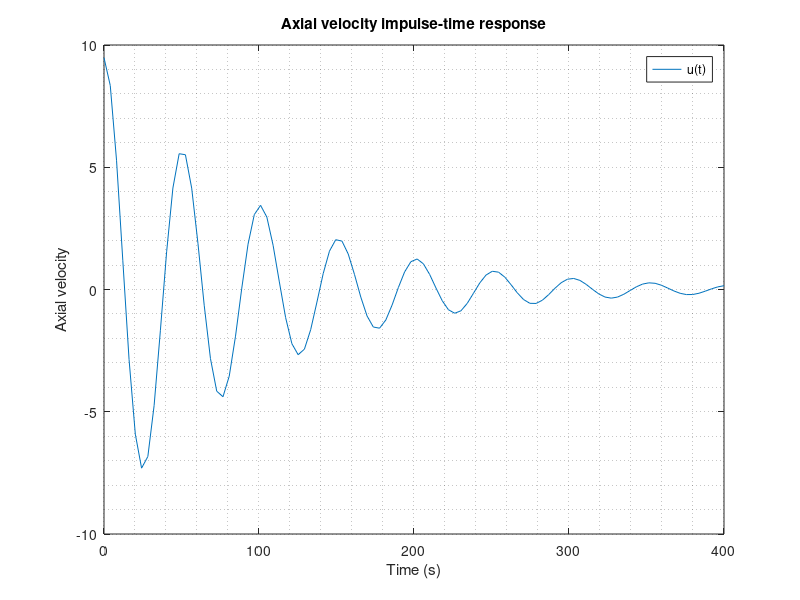
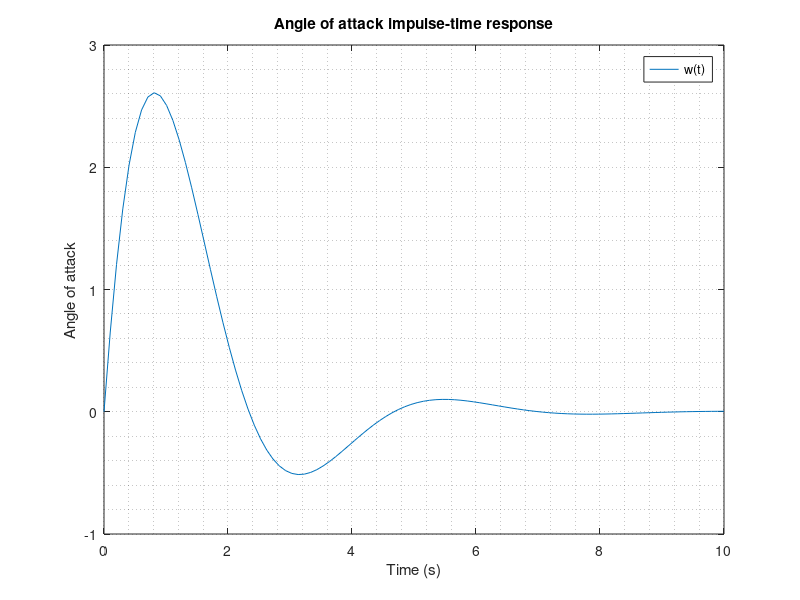
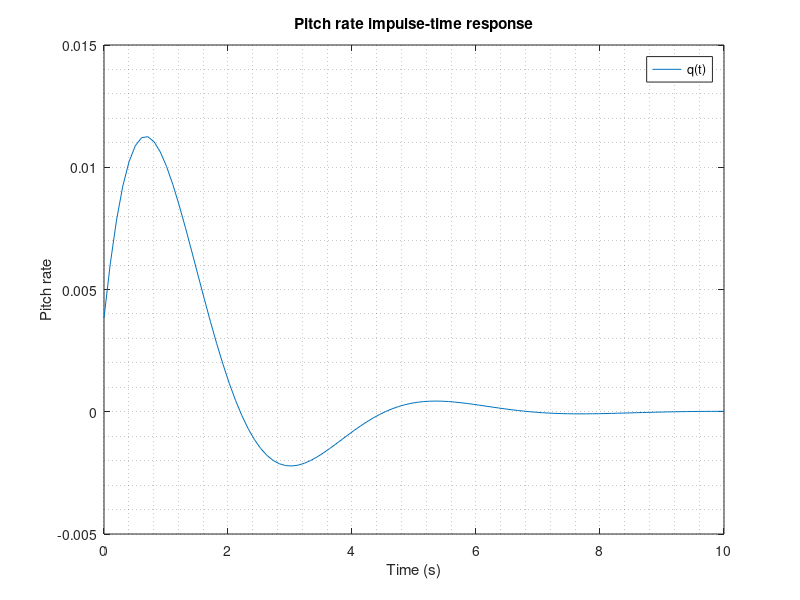
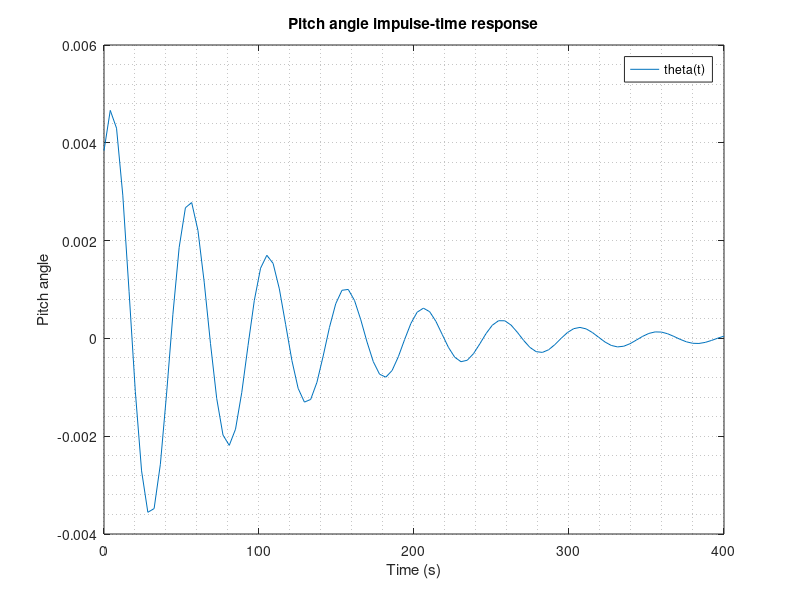

Write MATLAB code to recreate these figures, in order.
% %-------------------------------------------------------------------------
% %                       DM FLIGHT MECHANIC
% %-------------------------------------------------------------------------
% %
% %   Full name : Quentin Gourier
% %   Class : A4 SET1
% %   Assignment code : Aé421 (P. Yazigi)
% %
% %-------------------------------------------------------------------------
% %                             DATA
% %-------------------------------------------------------------------------

g = 9.81; %gravity

%aircraft data of lateral stability
h = 6096; %alt
rho = 0.653; %air density
U0 = 94.8; %speed
M = 0.3; %mach number
center_gravity = 0.263;
theta_0 = deg2rad(2.2); % 2.2 deg
omega_0 = 0;

%aircraft data
S = 21.81; %wing area
b = 11.44; %wingspan
c_bar = 2.05; %wing mean chord
A = 6.00; %aspect ratio
e = 0.89; %oswald number
m = 6214; %mass
I_xx = 30048.7; 
I_yy = 26639.8;
I_zz = 55299.8;
I_xz = 606;

C_L_0 = 0.813;
C_D_0 = 0.135;
C_Tx0 = 0.025;
C_m0 = 0;
C_mt0 = 0;

C_m_u = 0;
C_m_alpha = -0.401;
C_m_d_alpha = -5;
C_m_q = -10;
C_m_t_u = 0;
C_m_t_alpha = 0;
C_L_u = 0;
C_L_alpha = 5.22;
C_l_d_alpha = 1.74;
C_L_delta_t = 0;
C_L_q = 3.9;
C_D_u = 0;
C_D_alpha = 0.54;
C_D_d_alpha = 0;
C_D_delta_t = 0;
C_D_q = 0;
C_T_u = 0;
C_L_delta_e = 0.34;
C_D_delta_e = 0;
C_m_delta_e = -0.89;
C_m_delta_t = 0;

C_y_beta = -0.72; C_y_p = 0; C_y_r = 0;
C_l_beta = -0.127; C_l_p = -0.57; C_l_r = 0.2;
C_n_beta = 0.049; C_n_p = -0.045; C_n_r = -0.16;
C_y_delta_r = 0.17; C_l_delta_r = -0.002; C_n_delta_r = -0.073;
C_y_delta_a = 0; C_l_delta_a = 0.14; C_n_delta_a = -0.009;

q_bar = 0.5*rho*U0^2; %dynamic pressure

Yv = (q_bar*S*C_y_beta)/(m*U0);
Yp = (q_bar*S*b*C_y_p)/(2*m*U0);
Yr = (q_bar*S*b*C_y_r)/(2*m*U0);

Lv = (q_bar*S*b*C_l_beta)/(I_xx*U0);
Lp = (q_bar*S*b^2*C_l_p)/(2*I_xx*U0);
Lr = (q_bar*S*b^2*C_l_r)/(2*I_xx*U0);

Nv = (q_bar*S*b*C_n_beta)/(I_zz*U0);
Np = (q_bar*S*b^2*C_n_p)/(2*I_zz*U0);
Nr = (q_bar*S*b^2*C_n_r)/(2*I_zz*U0);

Y_delta_r = (q_bar*S*C_y_delta_r)/(m*U0);
L_delta_r = (q_bar*S*b*C_l_delta_r)/(I_xx*U0);
N_delta_r = (q_bar*S*b*C_n_delta_r)/(I_zz*U0);

Y_delta_a = (q_bar*S*C_y_delta_a)/(m*U0);
L_delta_a = (q_bar*S*b*C_l_delta_a)/(I_xx*U0);
N_delta_a = (q_bar*S*b*C_n_delta_a)/(I_zz*U0);

% aircraft matrix elements of longitudinal stability
q_bar = 0.5*rho*U0^2;
X_u = -((0.5*rho*U0^2*S)/(m*U0))*(2*C_D_0+C_D_u);
X_w = ((q_bar*S)/(m*U0))*(C_L_0-(2/(pi*e*A))*(C_L_0*C_L_alpha));
Z_u = -((0.5*rho*U0^2*S)/(m*U0))*(2*C_L_0+C_L_u);
Z_w = -((0.5*rho*U0^2*S)/(m*U0))*(C_D_0+C_L_alpha);
Z_q = ((0.5*rho*U0^2*S*c_bar)/(2*m*U0))*C_L_q;
M_u = ((0.5*rho*U0^2*S*c_bar)/(I_yy*U0))*C_m_u;
M_w = ((0.5*rho*U0^2*S*c_bar)/(I_yy*U0))*C_m_alpha;
M_d_w = ((0.5*rho*U0^2*S*c_bar^2)/(2*I_yy*U0^2))*C_m_d_alpha;
M_q = ((0.5*rho*U0^2*S*c_bar^2)/(2*I_yy*U0))*C_m_q;

% elevator derivatives
X_delta_e = ((0.5*rho*U0^2*S)/(m*U0))*C_D_delta_e;
Z_delta_e = ((0.5*rho*U0^2*S)/(m*U0))*C_L_delta_e;
M_delta_e = ((0.5*rho*U0^2*S*c_bar)/(I_yy*U0))*C_m_delta_e;

% throttle derivatives
X_delta_t = ((0.5*rho*U0^2*S)/(m*U0))*C_D_delta_t;
Z_delta_t = ((0.5*rho*U0^2*S)/(m*U0))*C_L_delta_t;
M_delta_t = ((0.5*rho*U0^2*S*c_bar)/(I_yy*U0))*C_m_delta_t;



% %-------------------------------------------------------------------------
% %                   LONGITUDINAL STABILITY PART 
% %-------------------------------------------------------------------------

% 1. Equations of longitudinal motion ?
% See the values above and write it on.


% 2. The matrix A of aircraft ?

A = [X_u X_w 0 -g*cos(theta_0);
     Z_u Z_w U0 -g*sin(theta_0);
     M_u+Z_u*M_d_w M_w+Z_w*M_d_w M_q+U0*M_d_w 0;
     0 0 1 0]

B = [X_delta_e X_delta_t;
     Z_delta_e Z_delta_t;
     M_delta_e+Z_delta_e*M_d_w M_delta_t+Z_delta_t*M_d_w;
     0 0]
 
% 3. The characteristic equation ?
% See the matrices and write it on.

% 4. The eigenvalues of the system ?
lambda_vect = eig(A); %vecteur propre
disp(lambda_vect);

lambda_1 = lambda_vect(1,1);
lambda_2 = lambda_vect(2,1);
lambda_3 = lambda_vect(3,1);
lambda_4 = lambda_vect(4,1);

omega = [sqrt(real(lambda_1)^2+imag(lambda_1)^2) sqrt(real(lambda_3)^2+imag(lambda_3)^2)];
omega_n_sp = max(omega)
omega_n_p = min(omega)

ksi = [-real(lambda_1)/omega(1) -real(lambda_3)/omega(2)];
ksi_sp = max(ksi)
ksi_p = min(ksi)

t = linspace(0,400);
t2 = linspace(0,10);

u = exp(-omega_n_p*ksi_p*t).*(U0/10*cos(omega_n_p*sqrt(1-ksi_p^2)*t)+10*omega_n_p*ksi_p/(omega_n_p*sqrt(1-ksi_p^2))*sin(omega_n_p*sqrt(1-ksi_p^2)*t));
theta = exp(-omega_n_p*ksi_p*t).*(theta_0/10*cos(omega_n_p*sqrt(1-ksi_p^2)*t)+theta_0*ksi_p*omega_n_p/(omega_n_p*sqrt(1-ksi_p^2))*sin(omega_n_p*sqrt(1-ksi_p^2)*t));
w = exp(-omega_n_sp*ksi_sp*t2).*(omega_0/10*cos(omega_n_sp*sqrt(1-ksi_sp^2)*t2)+10*ksi_sp*omega_n_sp/(omega_n_sp*sqrt(1-ksi_sp^2))*sin(omega_n_sp*sqrt(1-ksi_sp^2)*t2));
q = exp(-omega_n_sp*ksi_sp*t2).*(theta_0/10*cos(omega_n_sp*sqrt(1-ksi_sp^2)*t2)+theta_0*ksi_sp*omega_n_sp/(omega_n_sp*sqrt(1-ksi_sp^2))*sin(omega_n_sp*sqrt(1-ksi_sp^2)*t2));

% 5. Different modes of longitudinal stability
% a. Short period mode
% b. Phugoid mode


% 6. Curves of longitudinal motion
% a. Axial velocity i function of time
figure
plot(t, u);
legend({'u(t)'})
title('Axial velocity impulse-time response');
xlabel("Time (s)");
ylabel("Axial velocity");
grid("minor");

% b. Angle of attack
figure
plot(t2, w);
legend({'w(t)'})
title('Angle of attack impulse-time response');
xlabel("Time (s)");
ylabel("Angle of attack");
grid("minor");

% c. Pitch rate
figure
plot(t2, q);
legend({'q(t)'})
title('Pitch rate impulse-time response');
xlabel("Time (s)");
ylabel("Pitch rate");
grid("minor");

% d. Pitch angle
figure
plot(t, theta);
legend({'theta(t)'})
title('Pitch angle impulse-time response');
xlabel("Time (s)");
ylabel("Pitch angle");
grid("minor");



% 7. TFs of each variable

s = tf('s');
I = eye(size(A));
TF = zpk((s*I-A)\B)
figure
bode(TF(1,1))
figure
bode(TF(2,1))
figure
bode(TF(3,1))
figure
bode(TF(4,1))




% %-------------------------------------------------------------------------
% %                   LATERAL STABILITY PART 
% %-------------------------------------------------------------------------

% 1. Equations of longitudinal motion ?
% See the values above and write it on.

% 2. The matrix A of aircraft ?

A = [Yv Yp -(U0-Yr) g*cos(theta_0);
     Lv Lp Lr 0;
     Nv Np Nr 0;
     0 1 0 0]

B = [Y_delta_r Y_delta_a;
     L_delta_r L_delta_a;
     N_delta_r N_delta_a
     0 0]

% 3. The characteristic equation ?
% See the matrices and write it on.

% 4. The eigenvalues of the system ?
[vect_propre, val_propre] = eig(A) %vecteur propre

lambda_dutch_roll_1 = val_propre(3,3)
lambda_dutch_roll_2 = val_propre(2,2)
lambda_roll = val_propre(1,1)
lambda_spiral = val_propre(4,4)
 
omega_n_dutch_roll = sqrt(real(lambda_dutch_roll_1)^2+imag(lambda_dutch_roll_1)^2)
omega_n_dutch_roll = sqrt(lambda_dutch_roll_1*lambda_dutch_roll_2)
ksi_dutch_roll = -real(lambda_dutch_roll_1)/omega_n_dutch_roll
ksi_dutch_roll = (lambda_dutch_roll_1+lambda_dutch_roll_2)/(2*omega_n_dutch_roll)

% omega_n_dutch_roll = sqrt(Yv*Nr+Nv*(U0-Yr));
% ksi_dutch_roll = -(Yv+Nr)/(2*omega_n_dutch_roll);

% 5. Different modes of lateral stability
% omega and ksi

% 6. Curves of longitudinal motion
% a. spiral mode
t2 = linspace(0,350);
figure; hold on;
sm1 = vect_propre(1,4)*exp(lambda_spiral*t2);
sm2 = vect_propre(2,4)*exp(lambda_spiral*t2);
sm3 = vect_propre(3,4)*exp(lambda_spiral*t2);
sm4 = vect_propre(4,4)*exp(lambda_spiral*t2);
plot(t2, sm1)
plot(t2, sm2)
plot(t2, sm3)
plot(t2, sm4)
legend({'roll angle', 'yaw rate', 'side slip', 'roll rate'});
title('Spiral mode');
grid("minor");
xlabel("time (seconds)");

% b. rolling mode
t1 = linspace(0,10);
figure; hold on;
% xlim([0 10]);
% ylim([-1 1]);
rm1 = vect_propre(1,1)*exp(lambda_roll*t1);
rm2 = vect_propre(2,1)*exp(lambda_roll*t1);
rm3 = vect_propre(3,1)*exp(lambda_roll*t1);
rm4 = vect_propre(4,1)*exp(lambda_roll*t1);
plot(t1,rm1)
plot(t1,rm2)
plot(t1,rm3)
plot(t1,rm4)
legend({'side velocity', 'roll rate', 'yaw rate', 'side angle'})
title('Rolling mode');
grid("minor");
xlabel("time (seconds)");

% c. dutch roll mode
t3 = linspace(0,50);
figure; hold on;
% xlim([0 50]);
% ylim([-1 1]);
dr1 = vect_propre(1,2)*(exp(real(lambda_dutch_roll_2).*t3).*(cos(omega_n_dutch_roll.*t3)+ksi_dutch_roll*sin(omega_n_dutch_roll.*t3)));
dr2 = vect_propre(2,2)*(exp(real(lambda_dutch_roll_2).*t3).*(cos(omega_n_dutch_roll.*t3)+ksi_dutch_roll*sin(omega_n_dutch_roll.*t3)));
dr3 = vect_propre(3,2)*(exp(real(lambda_dutch_roll_2).*t3).*(cos(omega_n_dutch_roll.*t3)+ksi_dutch_roll*sin(omega_n_dutch_roll.*t3)));
dr4 = vect_propre(4,2)*(exp(real(lambda_dutch_roll_2).*t3).*(cos(omega_n_dutch_roll.*t3)+ksi_dutch_roll*sin(omega_n_dutch_roll.*t3)));
plot(t3, dr1)
plot(t3, dr2)
plot(t3, dr3)
plot(t3, dr4)
legend({'side velocity', 'roll rate', 'yaw rate', 'side angle'});
title('Dutch roll mode');
grid("minor");
xlabel("time (seconds)");

% Stability balance data part
% We precise these values have been choosen with adjustment
new_omega_n_dutch_roll = 1.2;
new_ksi_dutch_roll = 0.24;
k1 = -284.6;
k2 = 6.45;
new_lambda_dutch_roll_1 = -0.288 -1.165i;
new_lambda_dutch_roll_2 = -0.288 +1.165i;

t3= linspace(0,20);
figure; hold on;
new_dr1 = vect_propre(1,2).*exp(real(new_lambda_dutch_roll_1)*t3).*(cos(new_omega_n_dutch_roll.*t3)+new_ksi_dutch_roll*sin(new_omega_n_dutch_roll.*t3));
new_dr2 = vect_propre(2,2).*exp(real(new_lambda_dutch_roll_1)*t3).*(cos(new_omega_n_dutch_roll.*t3)+new_ksi_dutch_roll*sin(new_omega_n_dutch_roll.*t3));
new_dr3 = vect_propre(3,2).*exp(real(new_lambda_dutch_roll_1)*t3).*(cos(new_omega_n_dutch_roll.*t3)+new_ksi_dutch_roll*sin(new_omega_n_dutch_roll.*t3));
new_dr4 = vect_propre(4,2).*exp(real(new_lambda_dutch_roll_1)*t3).*(cos(new_omega_n_dutch_roll.*t3)+new_ksi_dutch_roll*sin(new_omega_n_dutch_roll.*t3));
plot(t3, new_dr1)
plot(t3, new_dr2)
plot(t3, new_dr3)
plot(t3, new_dr4)
legend({'side velocity', 'roll rate', 'yaw rate', 'side angle'});
title('Balanced dutch roll mode');
grid("minor");
xlabel("time (seconds)");

% 7. TFs of each variable
s = tf('s');
I = eye(size(A));
TF = zpk((s*I-A)\B);
figure
bode(TF(1,1))
figure
bode(TF(2,1))
figure
bode(TF(3,1))
figure
bode(TF(4,1))
figure
bode(TF(1,2))
figure
bode(TF(2,2))
figure
bode(TF(3,2))
figure
bode(TF(4,2))


%END OF TP
